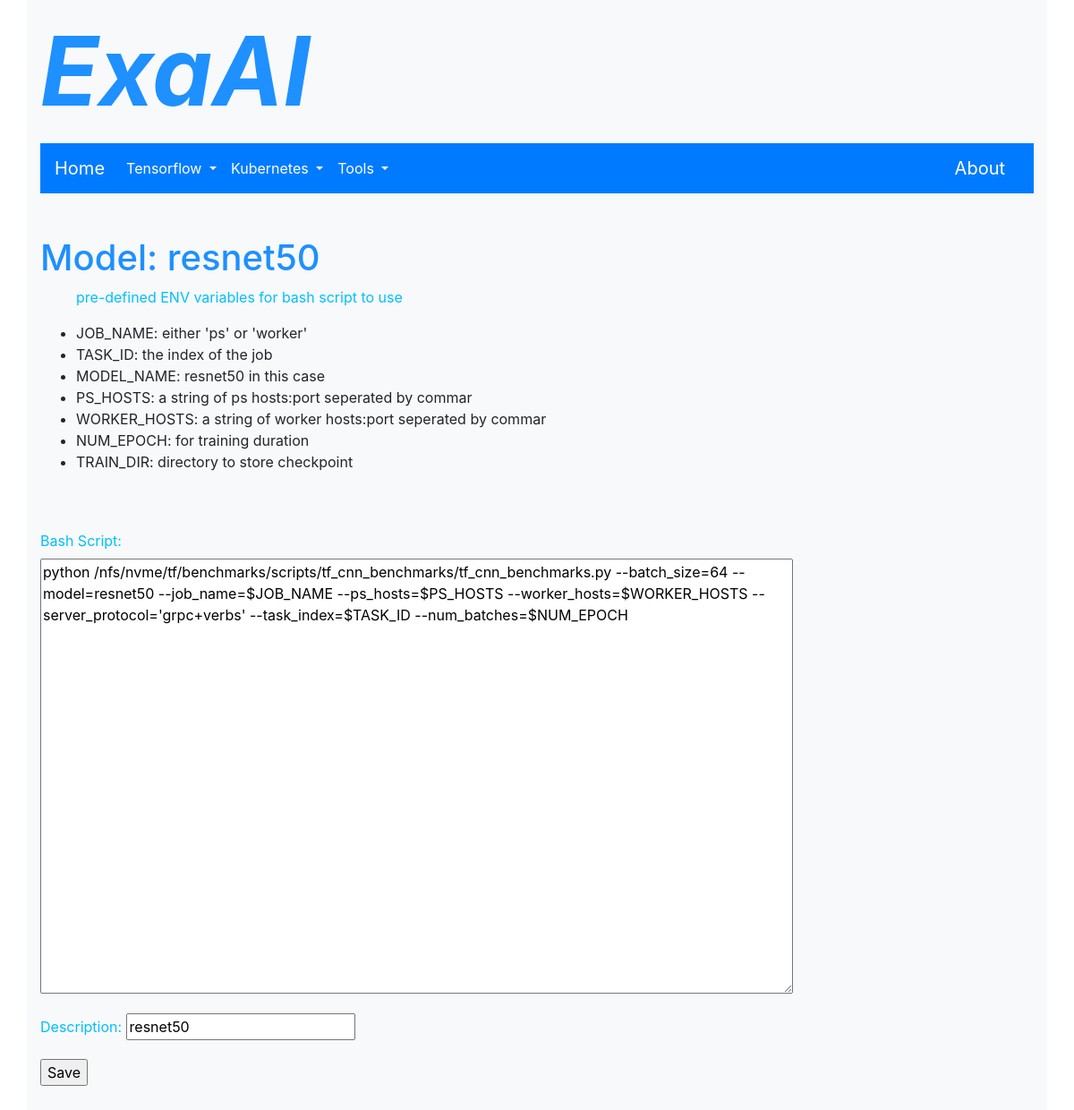
/model/resnet50, run on the app's committed database.
### tables this page shows
CREATE TABLE models (
	name string primary key,
	script text,
	description string
	);

### main.py (the view)
@app.route('/model/<name>', methods=['GET', 'POST'])
def model(name=None):
    data = get_models(name)
    form = ModelEditForm()
    if form.validate_on_submit():
        update_model(name, form.script.data, form.desc.data)
        return redirect(url_for('models'))
    return render_template('model.html', data=data, form=form)

### forms.py
class ModelEditForm(FlaskForm):
    script =  TextAreaField('Bash Script:')
    desc = TextField('Description: ')
    submit = SubmitField('Save')

### db_parse.py (called while the page is built)
def get_models(name = None):
    models = []
    conn = sqlite3.connect('sqlite3.db')
    c = conn.cursor()
    if name:
        c.execute("SELECT name, script, description FROM models WHERE name = '{}'".format(name))
        name, script, desc = c.fetchone()
        script = script.replace("''", "'").replace('\r\n', '\n')
        models.append(name)
        models.append(script)
        models.append(desc)
    else:
        c.execute("SELECT name, script, description FROM models ORDER BY name")
        for res in c.fetchall():
            name, script, desc =  res
            script = script.replace("''", "'").replace('\r\n', '\n')
            models.append([name, script, desc])
    conn.close()
    return models

### templates/model.html (shortened to what this page needs)
{% extends "base.html" %}
{% block content %}
<br/>
<br/>
    <h1>Model: {{ data[0] }}</h1>
    <ul>
        <p>pre-defined ENV variables for bash script to use</p>
        <li>JOB_NAME: either 'ps' or 'worker'</li>
        <li>TASK_ID: the index of the job</li>
        <li>MODEL_NAME: {{ data[0] }} in this case</li>
        <li>PS_HOSTS:  a string of ps hosts:port seperated by commar</li>
        <li>WORKER_HOSTS: a string of worker hosts:port seperated by commar</li>
        <li>NUM_EPOCH: for training duration</li>
        <li>TRAIN_DIR: directory to store checkpoint</li>
    </ul>
    <br/>
    <br/>
    <form action="" method="post">
        <p>
            {{ form.script.label }}<br/>
            {% set f = form.script.process_data(data[1]) %}
            {{ form.script(cols=80, rows=20) }}
        </p>
        <p>
            {{ form.desc.label }}
            {{ form.desc(value=data[2], cols=60) }}
        </p>
        <p>{{ form.submit() }}</p>
    </form>
<br/>
<br/>
{% endblock %}

### templates/base.html (style rules this page uses)
h1 { color: DodgerBlue; }
p { color: DeepSkyBlue; }

### data on the page
models: name "resnet50", script "python /nfs/nvme/tf/benchmarks/scripts/tf_cnn_benchmarks/tf_cnn_benchmarks.py --batch_size=64 --model=resnet50 --job_name=$JOB_NAME --ps_hosts=$PS_HOSTS --worker_hosts=$WORKER_HOSTS --server_protocol='grpc+verbs' --task_index=$TASK_ID --num_batches=$NUM_EPOCH"
